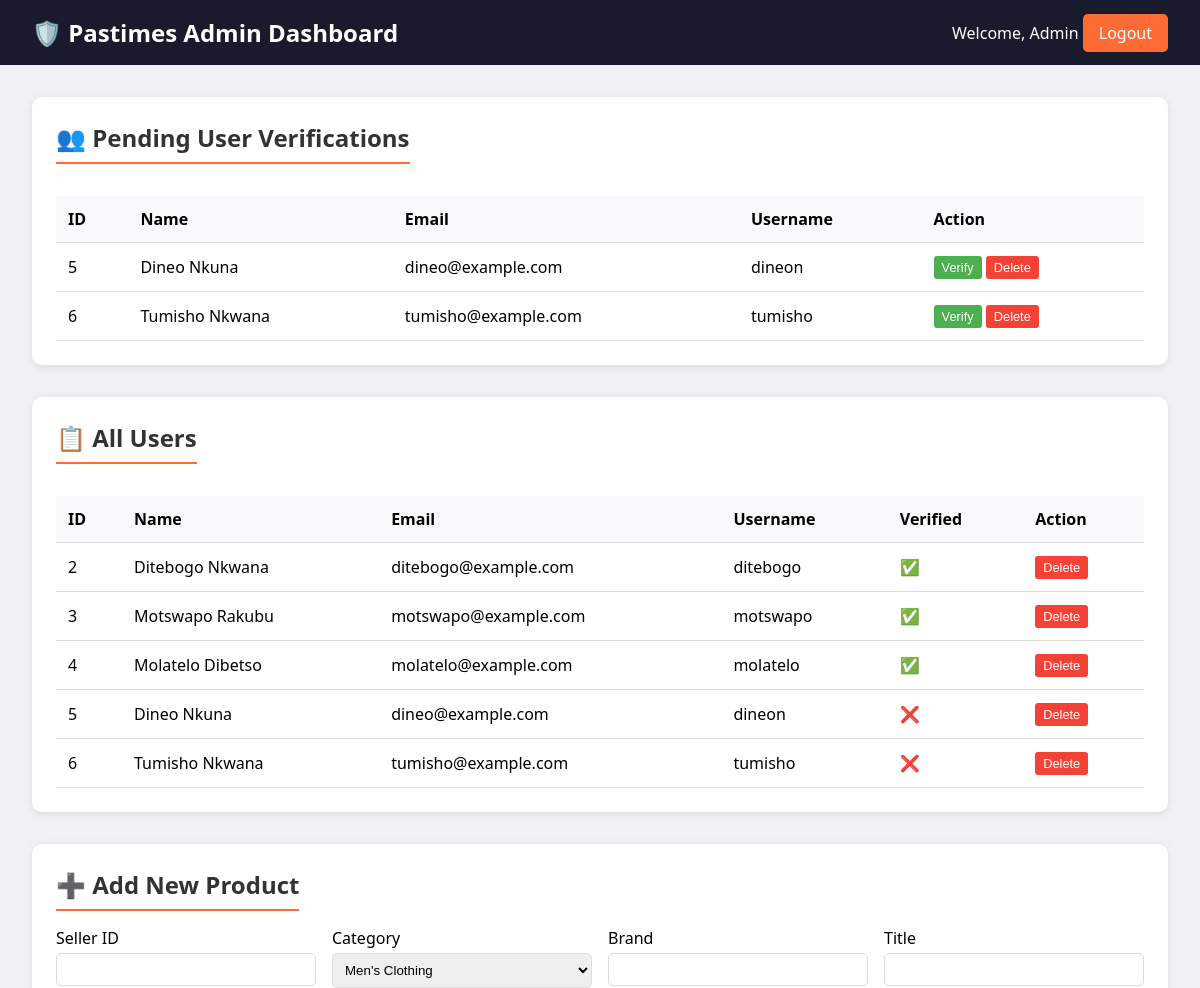
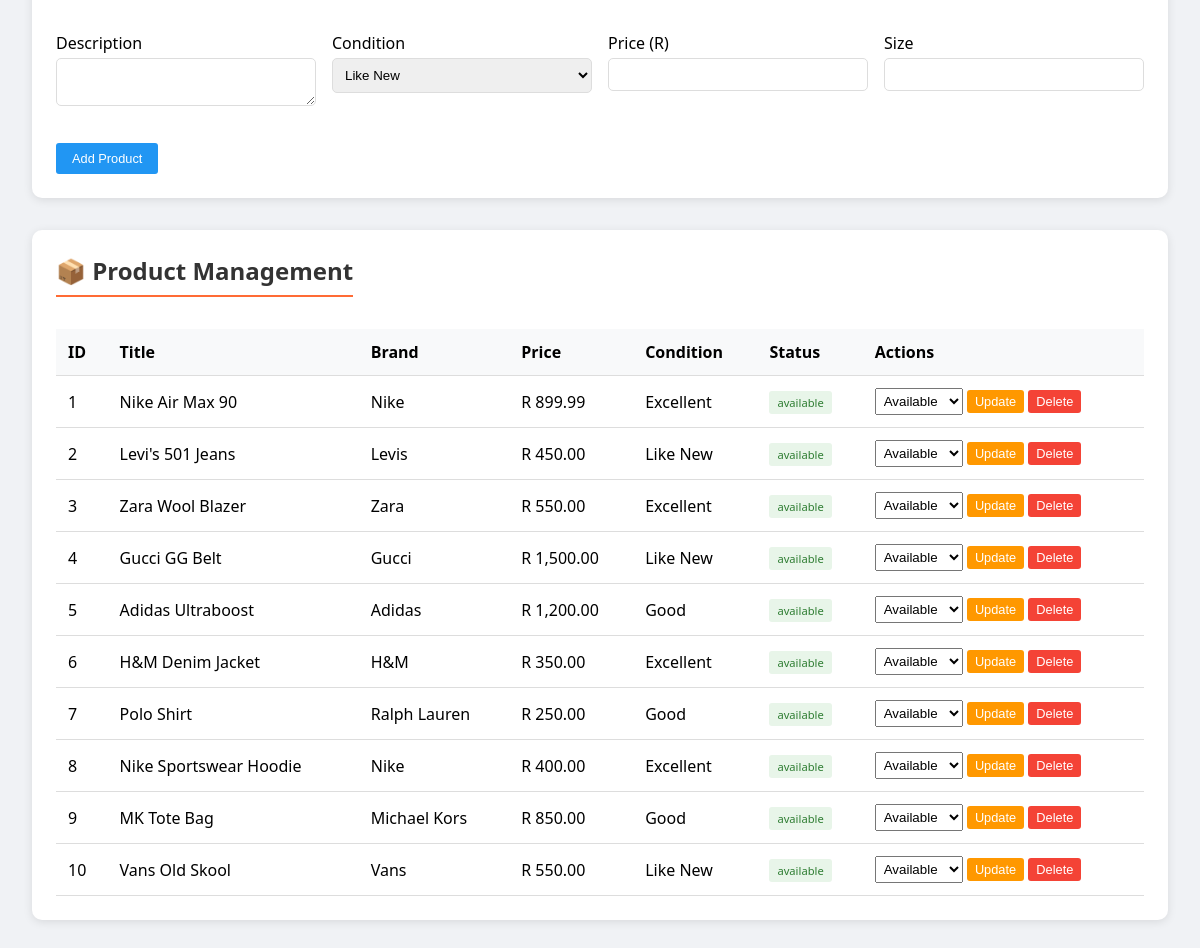
Screenshot of /admin_dashboard.php (signed in) with the database file from the repository (2 pictures, top to bottom).
### tables this page shows
CREATE TABLE tblUser (
    user_id INT PRIMARY KEY AUTO_INCREMENT,
    name VARCHAR(100) NOT NULL,
    surname VARCHAR(100) NOT NULL,
    email VARCHAR(100) UNIQUE NOT NULL,
    username VARCHAR(50) UNIQUE NOT NULL,
    password VARCHAR(255) NOT NULL,
    is_verified TINYINT DEFAULT 0,
    is_admin TINYINT DEFAULT 0,
    is_seller TINYINT DEFAULT 0,
    created_at TIMESTAMP DEFAULT CURRENT_TIMESTAMP
);

CREATE TABLE tblProducts (
    product_id INT PRIMARY KEY AUTO_INCREMENT,
    seller_id INT,
    category_id INT,
    brand VARCHAR(100),
    title VARCHAR(200) NOT NULL,
    description TEXT,
    condition_rating ENUM('Like New', 'Excellent', 'Good', 'Fair'),
    price DECIMAL(10,2),
    size VARCHAR(20),
    main_image VARCHAR(255),
    status ENUM('available', 'sold', 'removed') DEFAULT 'available',
    verified_by_admin TINYINT DEFAULT 0,
    created_at TIMESTAMP DEFAULT CURRENT_TIMESTAMP,
    FOREIGN KEY (seller_id) REFERENCES tblUser(user_id) ON DELETE SET NULL,
    FOREIGN KEY (category_id) REFERENCES tblCategories(category_id) ON DELETE SET NULL
);

### admin_dashboard.php (the view, shortened to what this page needs)
<?php
include 'DBConn.php';
$unverified_users = $conn->query("SELECT * FROM tblUser WHERE is_verified = 0 AND is_admin = 0");
?>
<!DOCTYPE html>
<html lang="en">
<head>
</head>
<body>
    <div class="admin-header">
        <h1>🛡️ Pastimes Admin Dashboard</h1>
        <div>
            <span>Welcome, <?php echo $_SESSION['name']; ?></span>
            <a href="logout.php" class="logout-btn">Logout</a>
        </div>
    </div>
    <div class="container">
        <div class="section">
            <h2>👥 Pending User Verifications</h2>
            <table>
                <thead>
                    <tr><th>ID</th><th>Name</th><th>Email</th><th>Username</th><th>Action</th></tr>
                </thead>
                <tbody>
                    <?php while($user = $unverified_users->fetch_assoc()): ?>
                    <tr>
                        <td><?php echo $user['user_id']; ?></td>
                        <td><?php echo $user['name'] . ' ' . $user['surname']; ?></td>
                        <td><?php echo $user['email']; ?></td>
                        <td><?php echo $user['username']; ?></td>
                        <td>
                            <form method="POST" style="display:inline;">
                                <button type="submit" name="verify_user" class="btn btn-verify">Verify</button>
                            </form>
                            <form method="POST" style="display:inline;">
                                <button type="submit" name="delete_user" class="btn btn-delete" onclick="return confirm('Delete this user?')">Delete</button>
                            </form>
                        </td>
                    </tr>
                    <?php endwhile; ?>
                </tbody>
            </table>
        </div>
        <div class="section">
            <h2>📋 All Users</h2>
            <table>
                <thead>
                    <tr><th>ID</th><th>Name</th><th>Email</th><th>Username</th><th>Verified</th><th>Action</th></tr>
                </thead>
                <tbody>
                    <?php
                    $all_users = $conn->query("SELECT * FROM tblUser WHERE is_admin = 0");
                    while($user = $all_users->fetch_assoc()):
                    ?>
                    <tr>
                        <td><?php echo $user['user_id']; ?></td>
                        <td><?php echo $user['name'] . ' ' . $user['surname']; ?></td>
                        <td><?php echo $user['email']; ?></td>
                        <td><?php echo $user['username']; ?></td>
                        <td><?php echo $user['is_verified'] ? '✅' : '❌'; ?></td>
                        <td>
                            <form method="POST" style="display:inline;">
                                <button type="submit" name="delete_user" class="btn btn-delete" onclick="return confirm('Delete this user?')">Delete</button>
                            </form>
                        </td>
                    </tr>
                    <?php endwhile; ?>
                </tbody>
            </table>
        </div>
        <div class="section">
            <h2>➕ Add New Product</h2>
            <form method="POST">
                <div class="form-row">
                    <div class="form-group">
                        <label>Seller ID</label>
                        <input type="number" name="seller_id" required>
                    </div>
                    <div class="form-group">
                        <label>Category</label>
                        <select name="category_id">
                            <?php
                            $cats = $conn->query("SELECT * FROM tblCategories");
                            while($cat = $cats->fetch_assoc()):
                            ?>
                            <option value="<?php echo $cat['category_id']; ?>"><?php echo $cat['category_name']; ?></option>
                            <?php endwhile; ?>
                        </select>
                    </div>
                    <div class="form-group">
                        <label>Brand</label>
                        <input type="text" name="brand">
                    </div>
                    <div class="form-group">
                        <label>Title</label>
                        <input type="text" name="title" required>
                    </div>
                    <div class="form-group">
                        <label>Description</label>
                        <textarea name="description" rows="2"></textarea>
                    </div>
                    <div class="form-group">
                        <label>Condition</label>
                        <select name="condition_rating">
                            <option>Like New</option><option>Excellent</option><option>Good</option><option>Fair</option>
                        </select>
                    </div>
                    <div class="form-group">
                        <label>Price (R)</label>
                        <input type="number" step="0.01" name="price" required>
                    </div>
                    <div class="form-group">
                        <label>Size</label>
                        <input type="text" name="size">
                    </div>
                </div>
                <button type="submit" name="add_product" class="btn btn-add">Add Product</button>
            </form>
        </div>
        <div class="section">
            <h2>📦 Product Management</h2>
            <table>
                <thead>
                    <tr><th>ID</th><th>Title</th><th>Brand</th><th>Price</th><th>Condition</th><th>Status</th><th>Actions</th></tr>
                </thead>
                <tbody>
                    <?php
                    $products = $conn->query("SELECT * FROM tblProducts");
                    while($product = $products->fetch_assoc()):
                    ?>
                    <tr>
                        <td><?php echo $product['product_id']; ?></td>
                        <td><?php echo $product['title']; ?></td>
                        <td><?php echo $product['brand']; ?></td>
                        <td>R <?php echo number_format($product['price'], 2); ?></td>
                        <td><?php echo $product['condition_rating']; ?></td>
                        <td><span class="status-badge status-<?php echo $product['status']; ?>"><?php echo $product['status']; ?></span></td>
                        <td>
                            <form method="POST" style="display:inline;">
                                <select name="status" style="padding:0.25rem;">
                                    <option value="available">Available</option>
                                </select>
                                <button type="submit" name="update_product" class="btn btn-update">Update</button>
                            </form>
                            <form method="POST" style="display:inline;">
                                <button type="submit" name="delete_product" class="btn btn-delete" onclick="return confirm('Delete this product?')">Delete</button>
                            </form>
                        </td>
                    </tr>
                    <?php endwhile; ?>
                </tbody>
            </table>
        </div>
    </div>
</body>
</html>

### admin_dashboard.php (style rules this page uses)
* { margin: 0; padding: 0; box-sizing: border-box; }
body { font-family: 'Segoe UI', Tahoma, Geneva, Verdana, sans-serif; background: #f0f2f5; }
.admin-header { background: #1a1a2e; color: white; padding: 1rem 2rem; display: flex; justify-content: space-between; align-items: center; }
.admin-header h1 { font-size: 1.5rem; }
.logout-btn { background: #ff6b35; padding: 0.5rem 1rem; border-radius: 5px; text-decoration: none; color: white; }
.container { max-width: 1400px; margin: 2rem auto; padding: 0 2rem; }
.section { background: white; border-radius: 10px; padding: 1.5rem; margin-bottom: 2rem; box-shadow: 0 2px 10px rgba(0,0,0,0.1); }
.section h2 { margin-bottom: 1rem; color: #333; border-bottom: 2px solid #ff6b35; display: inline-block; padding-bottom: 0.5rem; }
table { width: 100%; border-collapse: collapse; margin-top: 1rem; }
th, td { padding: 0.75rem; text-align: left; border-bottom: 1px solid #ddd; }
th { background: #f8f9fa; font-weight: 600; }
.btn { padding: 0.25rem 0.5rem; border: none; border-radius: 3px; cursor: pointer; font-size: 0.8rem; }
.btn-verify { background: #4caf50; color: white; }
.btn-delete { background: #f44336; color: white; }
.btn-add { background: #2196f3; color: white; padding: 0.5rem 1rem; margin-top: 1rem; }
.btn-update { background: #ff9800; color: white; }
.form-group { margin-bottom: 1rem; }
.form-group label { display: block; margin-bottom: 0.25rem; font-weight: 500; }
.form-group input, .form-group select, .form-group textarea { width: 100%; padding: 0.5rem; border: 1px solid #ddd; border-radius: 5px; }
.form-row { display: grid; grid-template-columns: repeat(auto-fill, minmax(250px, 1fr)); gap: 1rem; }
.status-badge { display: inline-block; padding: 0.25rem 0.5rem; border-radius: 3px; font-size: 0.7rem; }
.status-available { background: #e8f5e9; color: #2e7d32; }

### rows the page displays
tbluser: user_id "5", name "Dineo", surname "Nkuna", email "dineo@example.com", username "dineon"
tbluser: user_id "6", name "Tumisho", surname "Nkwana", email "tumisho@example.com", username "tumisho"
tbluser: user_id "2", name "Ditebogo", surname "Nkwana", email "ditebogo@example.com", username "ditebogo"
tbluser: user_id "3", name "Motswapo", surname "Rakubu", email "motswapo@example.com", username "motswapo"
tbluser: user_id "4", name "Molatelo", surname "Dibetso", email "molatelo@example.com", username "molatelo"
tblproducts: product_id "1", title "Nike Air Max 90", brand "Nike", price "899.99", condition_rating "Excellent", status "available"
tblproducts: product_id "2", title "Levi's 501 Jeans", brand "Levis", price "450.00", condition_rating "Like New", status "available"
tblproducts: product_id "3", title "Zara Wool Blazer", brand "Zara", price "550.00", condition_rating "Excellent", status "available"
tblproducts: product_id "4", title "Gucci GG Belt", brand "Gucci", price "1,500.00", condition_rating "Like New", status "available"
tblproducts: product_id "5", title "Adidas Ultraboost", brand "Adidas", price "1,200.00", condition_rating "Good", status "available"
tblproducts: product_id "6", title "H&M Denim Jacket", brand "H&M", price "350.00", condition_rating "Excellent", status "available"
tblproducts: product_id "7", title "Polo Shirt", brand "Ralph Lauren", price "250.00", condition_rating "Good", status "available"
tblproducts: product_id "8", title "Nike Sportswear Hoodie", brand "Nike", price "400.00", condition_rating "Excellent", status "available"
tblproducts: product_id "9", title "MK Tote Bag", brand "Michael Kors", price "850.00", condition_rating "Good", status "available"
tblproducts: product_id "10", title "Vans Old Skool", brand "Vans", price "550.00", condition_rating "Like New", status "available"

### other values shown
$_SESSION['name'] "Admin"
form field category_id "Men's Clothing"
